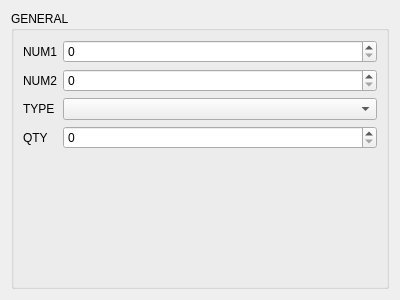
<?xml version="1.0" encoding="UTF-8"?>
<ui version="4.0">
 <class>HackSlashTabForm</class>
 <widget class="QWidget" name="HackSlashTabForm">
  <property name="geometry">
   <rect>
    <x>0</x>
    <y>0</y>
    <width>400</width>
    <height>300</height>
   </rect>
  </property>
  <property name="windowTitle">
   <string notr="true">Form</string>
  </property>
  <layout class="QHBoxLayout" name="horizontalLayout">
   <item>
    <widget class="QGroupBox" name="groupBox_4">
     <property name="title">
      <string>GENERAL</string>
     </property>
     <layout class="QVBoxLayout" name="verticalLayout_2">
      <item>
       <layout class="QFormLayout" name="formLayout">
        <item row="0" column="0">
         <widget class="QLabel" name="num1Label">
          <property name="text">
           <string>NUM1</string>
          </property>
         </widget>
        </item>
        <item row="0" column="1">
         <widget class="QSpinBox" name="num1SB">
          <property name="maximum">
           <number>65535</number>
          </property>
         </widget>
        </item>
        <item row="1" column="0">
         <widget class="QLabel" name="num2Label">
          <property name="text">
           <string>NUM2</string>
          </property>
         </widget>
        </item>
        <item row="1" column="1">
         <widget class="QSpinBox" name="num2SB">
          <property name="maximum">
           <number>65535</number>
          </property>
         </widget>
        </item>
        <item row="2" column="0">
         <widget class="QLabel" name="itemLabel">
          <property name="text">
           <string>TYPE</string>
          </property>
         </widget>
        </item>
        <item row="2" column="1">
         <widget class="QComboBox" name="itemCB">
          <property name="minimumSize">
           <size>
            <width>180</width>
            <height>0</height>
           </size>
          </property>
         </widget>
        </item>
        <item row="3" column="0">
         <widget class="QLabel" name="countLabel">
          <property name="text">
           <string>QTY</string>
          </property>
         </widget>
        </item>
        <item row="3" column="1">
         <widget class="QSpinBox" name="countSB"/>
        </item>
       </layout>
      </item>
     </layout>
    </widget>
   </item>
  </layout>
 </widget>
 <resources/>
 <connections/>
</ui>
